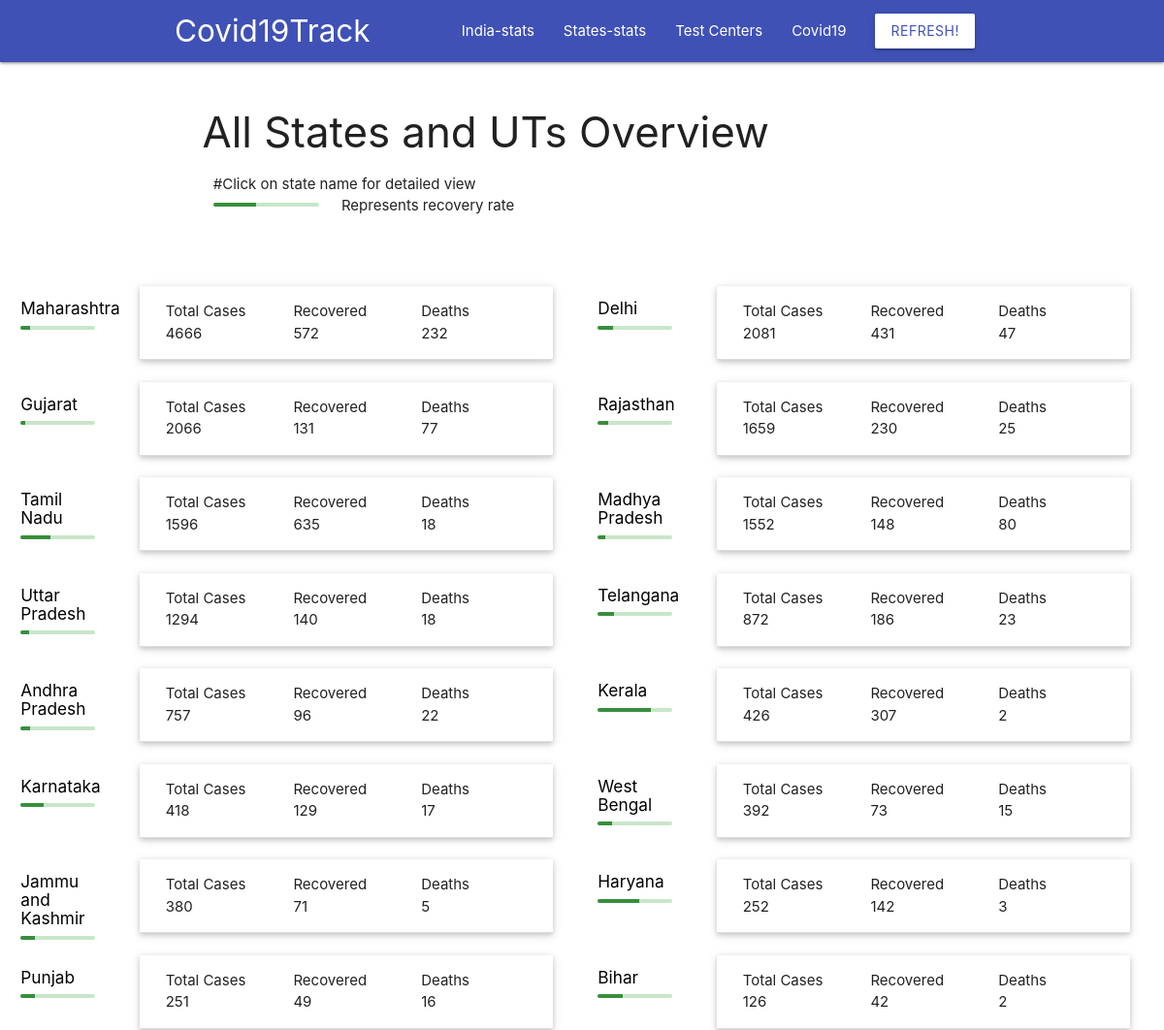
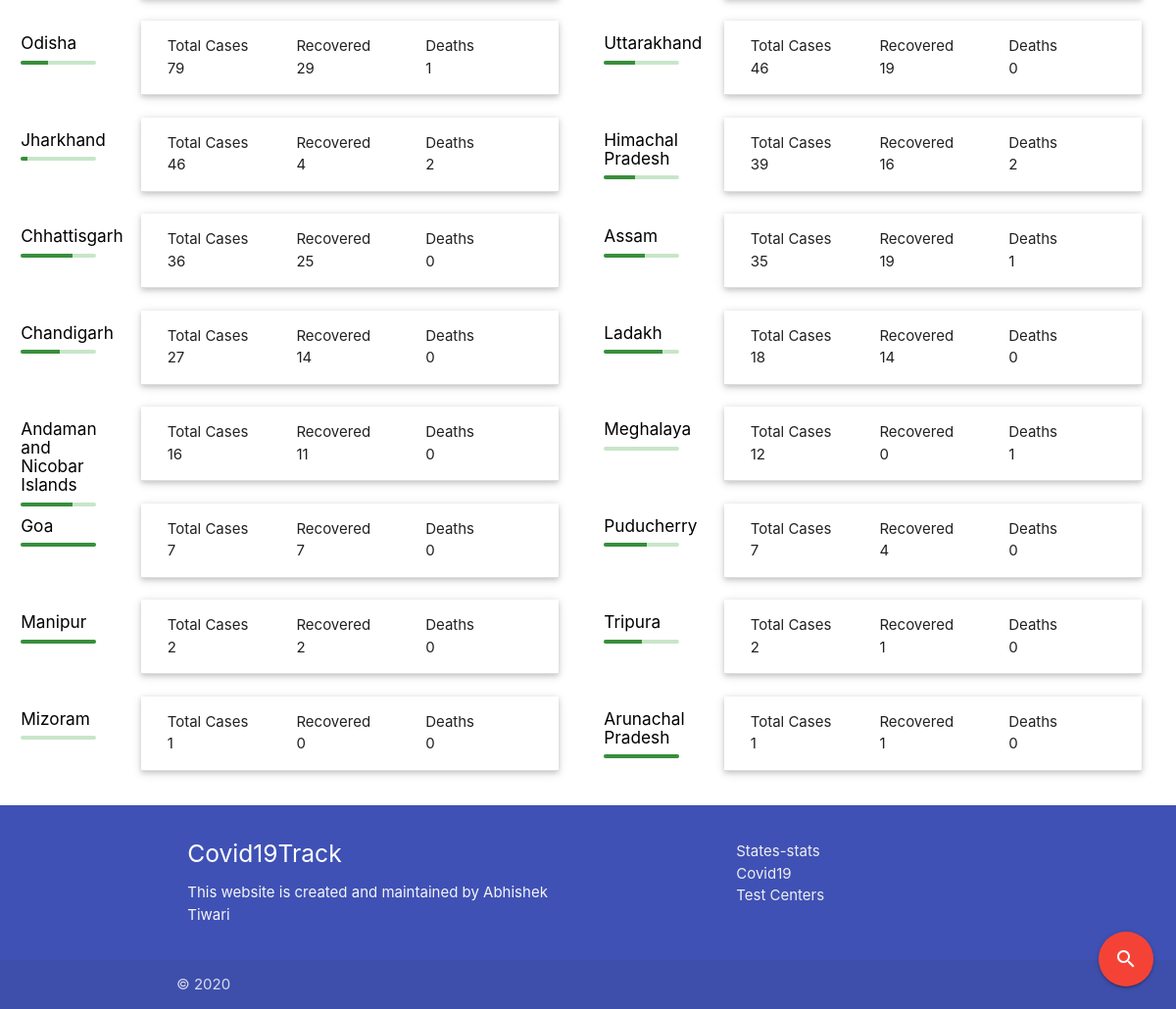
The app's page /india/state-table, older data (2 pictures, top to bottom).
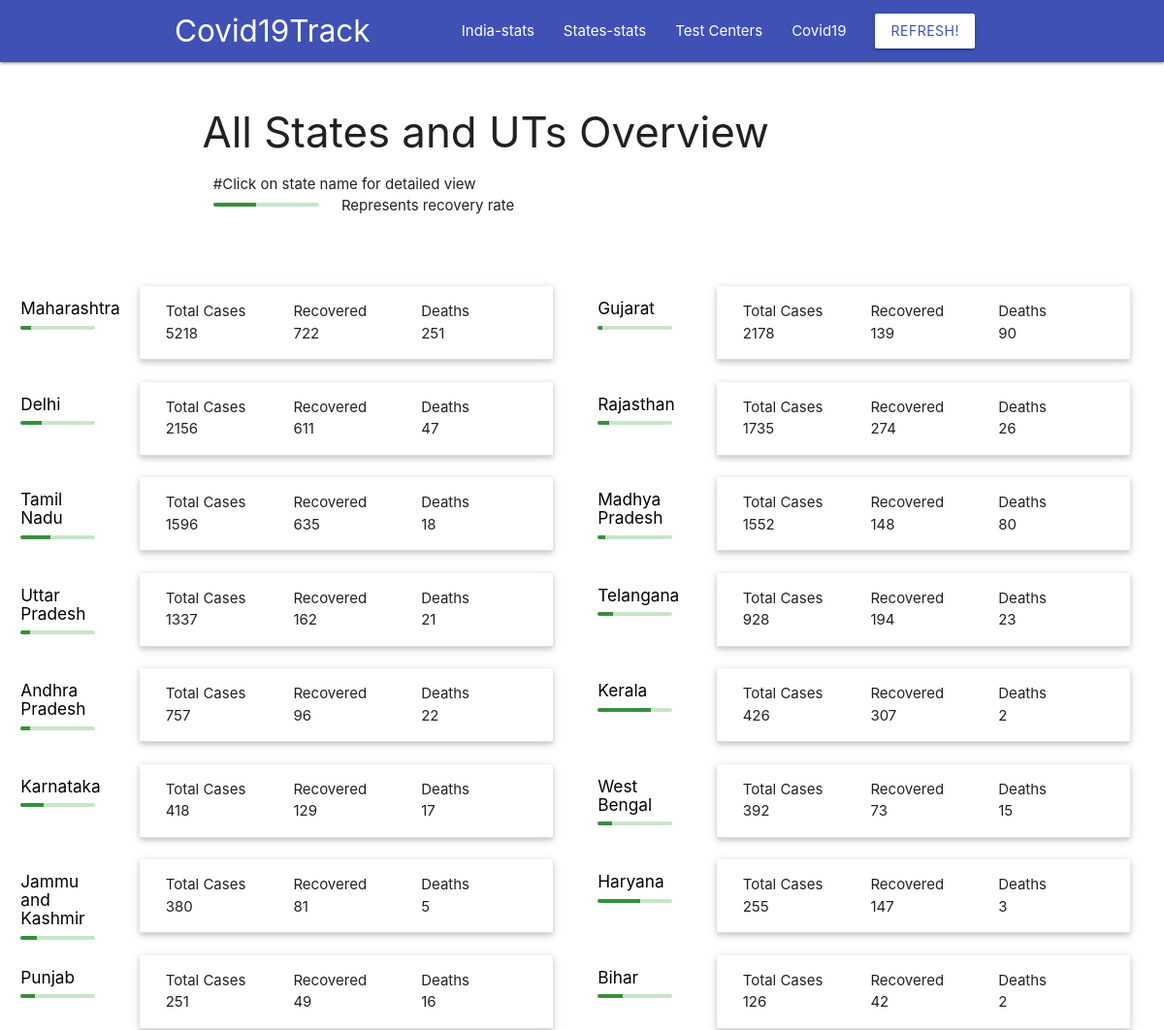
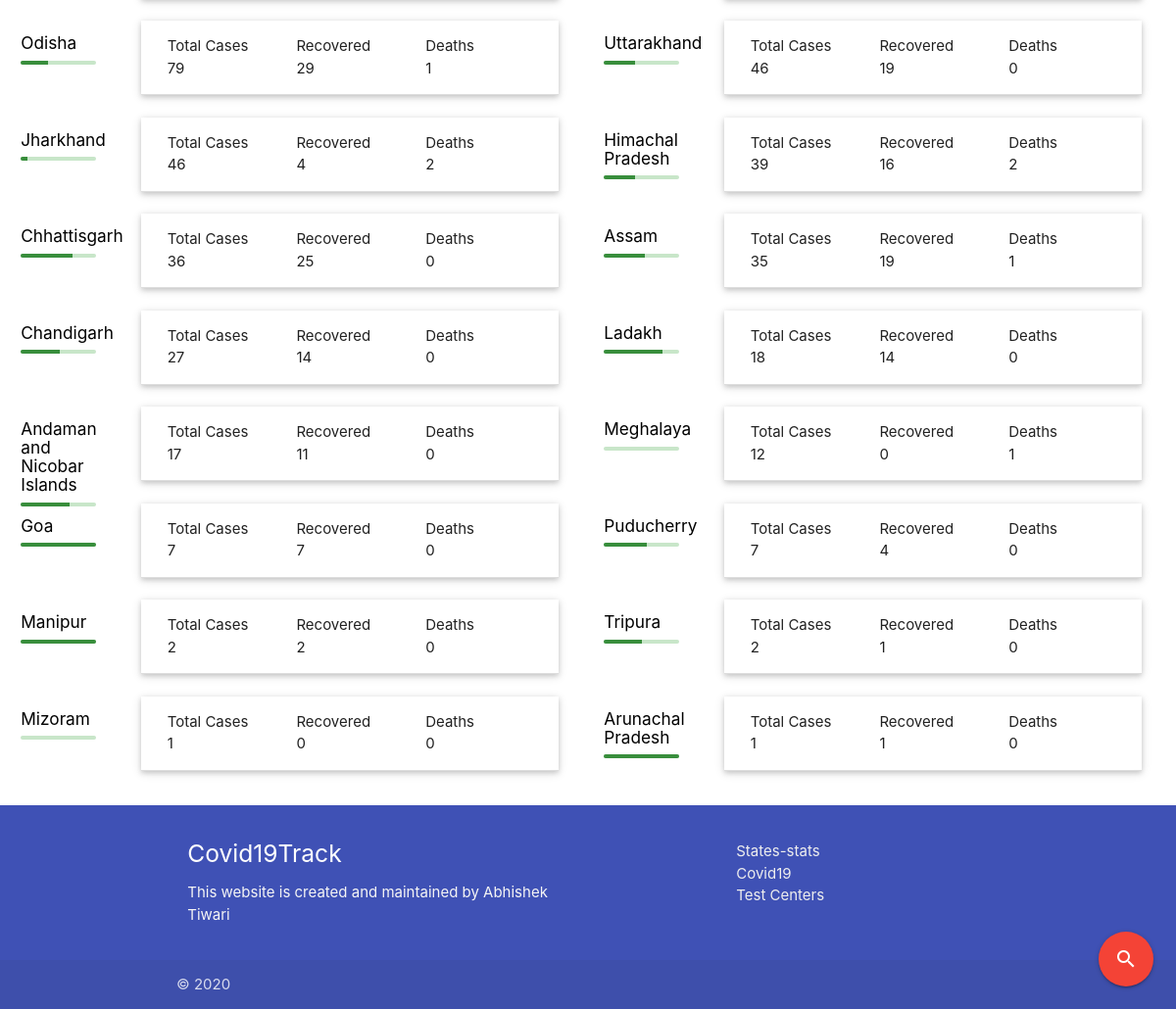
The same page, newer data (2 pictures, top to bottom).
### indiaRecords/models.py (models this page shows, shortened)
class State(models.Model):
    name = models.CharField(max_length=100, unique=True)
    statecode = models.CharField(max_length=10,unique=True)
    confirmed = models.IntegerField(default=0)
    deaths = models.IntegerField(default=0)
    recovered = models.IntegerField(default=0)
    active = models.IntegerField(default=0)
    deltaconfirmed= models.IntegerField(default=0)
    deltadeaths= models.IntegerField(default=0)
    deltarecovered= models.IntegerField(default=0)
    latitude = models.DecimalField(max_digits=5, decimal_places=2, default=0)
    longitude = models.DecimalField(max_digits=5, decimal_places=2, default=0)
    lastupdatetime = models.CharField(max_length=100)

### indiaRecords/views.py (the view, shortened to what this page needs)
# urls.py: path('india/state-table', iv.StateTable.as_view(),name='states_table'),
class StateTable(View):
    mytemplate = 'states_table.html'
    unsupported = 'Unsupported operation'
    def get(self, request):
        states = State.objects.all().filter(confirmed__gte=1).order_by('-confirmed')
        statedata = {}
        for sta in states:
            distr = District.objects.all().filter(state=sta).order_by('-confirmed')
            statedata.update({sta:distr})
        context = {
            'statedata':statedata,
        }
        return render(request,self.mytemplate,context)

### indiaRecords/templates/states_table.html (shortened to what this page needs)
{% extends 'base.html' %}
{% load mathfilters %}
{% load static %}
{% block content %}
<div class="custom">
  <div class="container padding_down shadow">
    <div class="row">
      <h3> All States and UTs Overview </h3>
      <div class="col s12">
        #Click on state name for detailed view
      </div>
      <div class="col s4 l2 m3">
        <div class="progress green lighten-4">
            <div class="determinate green darken-2" style="width: 40%"> represent recovery rate</div>
        </div>
      </div>
      <div class="col s8 l10 m9">
        Represents recovery rate
      </div>
    </div>
  </div>
  <div class="container cuswidth">
  <div class="row">
    {% for state,districts in statedata.items %}
    <div class="col s2 m1 l1 cusrow">
      <div class="shadow text-center">
        <a class="black-text" href="{% url 'state_status' state.statecode %}">
            <h6>{{ state.name }}</h6>
        </a>
          <div class="progress green lighten-4">
              <div class="determinate green darken-2" style="width: {{ state.recovered|div:state.confirmed|mul:100|floatformat:2 }}%"></div>
          </div>
      </div>
    </div>
    <div class="col s10 m5 l5">
      <ul class="collapsible popout">
        <li>
          <div class="collapsible-header">
              <div class="col s4 m4 l4  padding_zero">
                Total Cases
                <div class="shadowblue">
                  {{ state.confirmed }}
                </div>
              </div>
              <div class="col s4 m4 l4 padding_zero">
                Recovered
                <div class="shadowgreen">
                  {{ state.recovered }}
                </div>
              </div>
              <div class="col s4 m4 l4 padding_zero">
                Deaths
                <div class="shadowred">
                  {{ state.deaths }}
                </div>
              </div>
          </div>
        </li>
      </ul>
    </div>
    {% endfor %}
    </div>
  </div>
</div>
{% endblock %}

### indiaRecords/templates/base.html (shortened to what this page needs)
<html lang="en">
<head>
  <link rel="stylesheet" href="https://cdnjs.cloudflare.com/ajax/libs/materialize/1.0.0-beta/css/materialize.min.css">
</head>
<body>
  <div class="navbar">
    <nav class="nav-wrapper indigo">
      <div class="container">
        <a href="{% url 'india_status' %}" class="brand-logo">Covid19Track</a>
        <ul class="right hide-on-med-and-down">
          <li><a href="{% url 'india_status' %}">India-stats</a></li>
          <li><a href="{% url 'states_table' %}">States-stats</a></li>
          <li><a href="{% url 'helpline' %}">Test Centers</a></li>
          <li><a href="{% url 'covid19' %}">Covid19</a></li>
          <li>
            <a id="updateInvoke" class="waves-effect btn white indigo-text">Refresh!</a>
          </li>
        </ul>
      </div>
    </nav>
  </div>
  <div class="fixed-action-btn modal-trigger" href="#modal1">
  <a class="btn-floating btn-large red">
    <i class="large material-icons">search</i>
  </a>
</div>
{% block content %}
{% endblock %}
</body>
        <footer class="page-footer indigo">
          <div class="container">
            <div class="row">
              <div class="col l6 s12">
                <h5 class="white-text">Covid19Track</h5>
                <p class="grey-text text-lighten-4">This website is created and maintained by Abhishek Tiwari <br>
                   </p>
              </div>
              <div class="col l4 offset-l2 s12">
                <ul>
                  <li><a class="grey-text text-lighten-3" href="{% url 'states_table' %}">States-stats</a></li>
                  <li><a class="grey-text text-lighten-3" href="{% url 'covid19' %}">Covid19</a></li>
                  <li><a class="grey-text text-lighten-3" href="{% url 'helpline' %}">Test Centers</a></li>
                </ul>
              </div>
            </div>
          </div>
          <div class="footer-copyright">
            <div class="container">
            © 2020
            </div>
          </div>
        </footer>
</html>

### indiaRecords/templates/base.html (style rules this page uses)
.padding_zero { padding:0px; margin:0px; }

### indiaRecords/templates/states_table.html (style rules this page uses)
.custom { margin-left:10px; }
.cusrow { margin-top:10px; height:50px; }
.padding_down { padding:20px; padding-bottom:40px; }
.cuswidth { width:100%; }

Row changes from the older to the newer data that the page shows:
changed State "Maharashtra": confirmed "4666" → "5218"; recovered "572" → "722"; deaths "232" → "251"
changed State "Gujarat": confirmed "2066" → "2178"; recovered "131" → "139"; deaths "77" → "90"; moves up the list
changed State "Delhi": confirmed "2081" → "2156"; recovered "431" → "611"
changed State "Rajasthan": confirmed "1659" → "1735"; recovered "230" → "274"; deaths "25" → "26"
changed State "Uttar Pradesh": confirmed "1294" → "1337"; recovered "140" → "162"; deaths "18" → "21"
changed State "Telangana": confirmed "872" → "928"; recovered "186" → "194"
changed State "Jammu and Kashmir": recovered "71" → "81"
changed State "Haryana": confirmed "252" → "255"; recovered "142" → "147"
changed State "Andaman and Nicobar Islands": confirmed "16" → "17"
